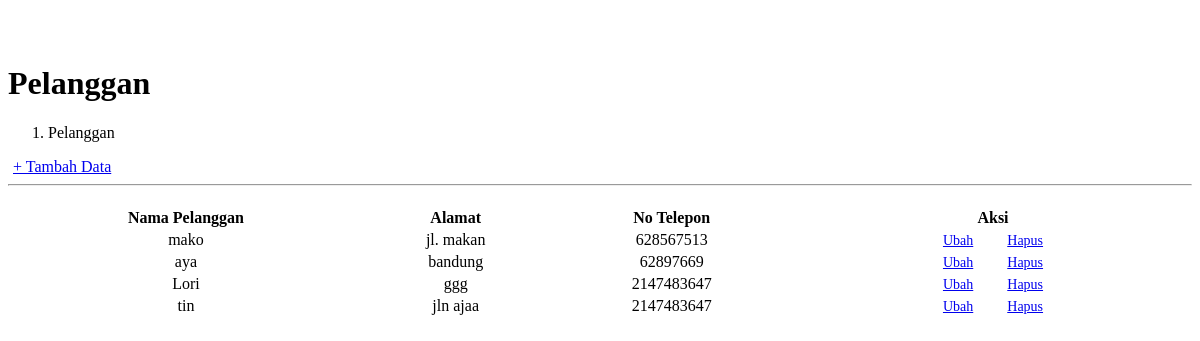
Page /aplikasi_kasir/pelanggan.php on the committed database.
### tables this page shows
CREATE TABLE `pelanggan` (
  `id_pelanggan` int(11) NOT NULL,
  `nama_pelanggan` varchar(255) DEFAULT NULL,
  `alamat` text DEFAULT NULL,
  `no_telepon` int(20) DEFAULT NULL
);

### aplikasi_kasir/pelanggan.php (the view, shortened to what this page needs)
<div class="container-fluid px-4">
    <h1 class="mt-4">Pelanggan</h1>
    <ol class="breadcrumb mb-4">
        <li class="breadcrumb-item active">Pelanggan</li>
    </ol>
    <a href="?page=pelanggan_tambah" class="btn btn-primary mb-3">+ Tambah Data</a>
    <hr>
    <table class="table table-bordered table-striped">
        <thead>
            <tr>
                <th>Nama Pelanggan</th>
                <th>Alamat</th>
                <th>No Telepon</th>
                <th>Aksi</th>
            </tr>
        </thead>
        <tbody>
            <?php
            $query = mysqli_query($koneksi, "SELECT * FROM pelanggan");
            while ($data = mysqli_fetch_array($query)) {
                ?>
                <tr>
                    <td><?php echo $data['nama_pelanggan']; ?></td>
                    <td><?php echo $data['alamat']; ?></td>
                    <td><?php echo $data['no_telepon']; ?></td>
                    <td>
                        <a href="?page=pelanggan_ubah&&id=<?php echo $data['id_pelanggan']; ?>"
                           class="btn btn-secondary btn-sm">Ubah</a>
                        <a href="?page=pelanggan_hapus&&id=<?php echo $data['id_pelanggan']; ?>"
                           class="btn btn-danger btn-sm" onclick="return confirm('Apakah Anda yakin ingin menghapus data ini?')">Hapus</a>
                    </td>
                </tr>
                <?php
            }
            ?>
        </tbody>
    </table>
</div>

### aplikasi_kasir/pelanggan.php (style rules this page uses)
table { width: 100%; margin-top: 20px; }
table th, table td { text-align: center; vertical-align: middle; }
.btn { margin: 0 5px; }
.btn-sm { padding: 5px 10px; font-size: 0.875rem; }

### rows in the picture
pelanggan: nama_pelanggan "mako", alamat "jl. makan", no_telepon "628567513"
pelanggan: nama_pelanggan "aya", alamat "bandung", no_telepon "62897669"
pelanggan: nama_pelanggan "Lori", alamat "ggg", no_telepon "2147483647"
pelanggan: nama_pelanggan "tin", alamat "jln ajaa", no_telepon "2147483647"
